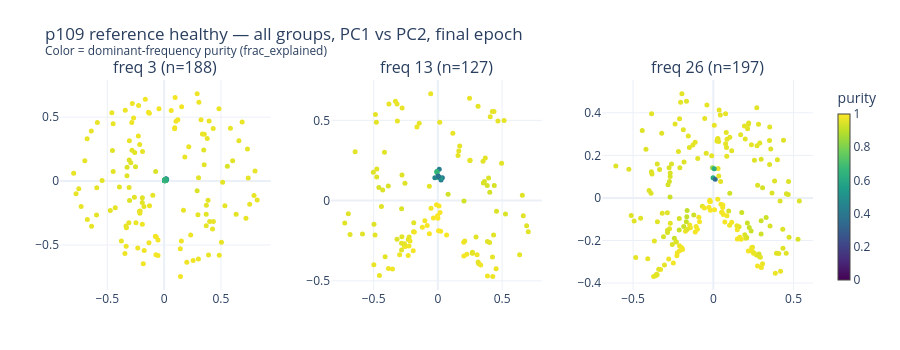
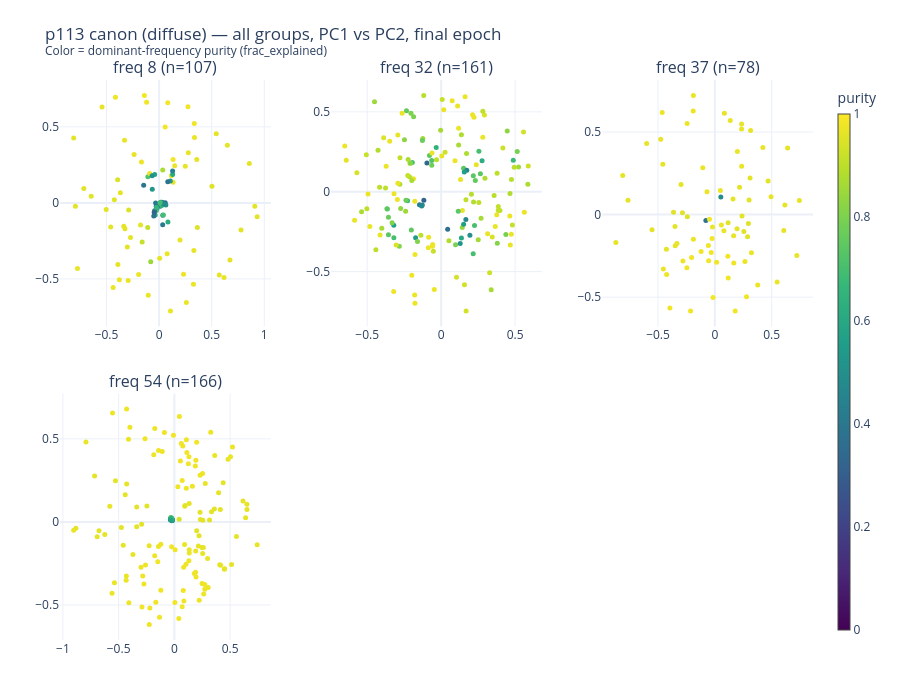
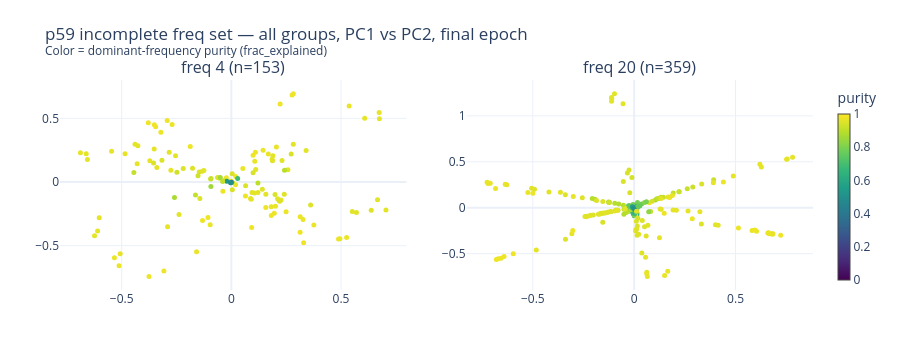
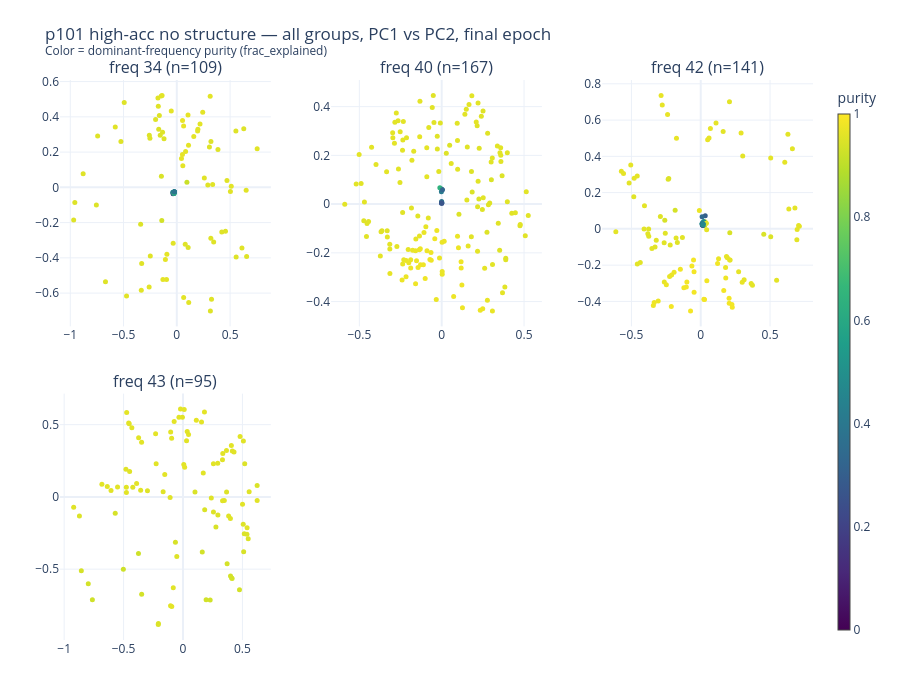

Here is the notebook cell these charts were saved with, in order:
### Markdown cell above
## All groups for each model — PC1 vs PC2 at final epoch

One panel per frequency group, final epoch only. All groups in one figure per model.
Color encodes the neuron's dominant-frequency purity (max frac_explained) — brighter
markers are more specialized neurons.

### Code cell
def render_all_groups_final(model_data, label):
    """One subplot per frequency group, PC1 vs PC2 at final epoch."""
    groups = model_data["groups"]
    loader = model_data["loader"]
    epochs = model_data["epochs"]

    final_snap = loader.load_epoch("parameter_snapshot", epochs[-1])
    W_in = final_snap["W_in"]

    n = len(groups)
    cols = min(n, 3)
    rows = (n + cols - 1) // cols
    subplot_titles = [f"freq {g['freq']} (n={len(g['members'])})" for g in groups]

    fig = make_subplots(rows=rows, cols=cols, subplot_titles=subplot_titles,
                        horizontal_spacing=0.08, vertical_spacing=0.12)

    for idx, group in enumerate(groups):
        row, col = divmod(idx, cols)
        members = group["members"]
        coords = project_onto(W_in[:, members], group["ref_basis"])  # (n_group, 3)

        # Color by dominant-frequency purity
        purity = group["norm_frac"].max(axis=0)  # (n_group,)

        fig.add_trace(
            go.Scatter(
                x=coords[:, 0].tolist(),
                y=coords[:, 1].tolist(),
                mode="markers",
                marker=dict(
                    color=purity.tolist(),
                    colorscale="Viridis",
                    size=5,
                    showscale=(idx == 0),
                    colorbar=dict(title="purity", thickness=12) if idx == 0 else None,
                    cmin=0, cmax=1,
                ),
                showlegend=False,
                hovertemplate="PC1=%{x:.3f}<br>PC2=%{y:.3f}<extra></extra>",
            ),
            row=row + 1, col=col + 1,
        )

    fig.update_layout(
        title=f"{label} — all groups, PC1 vs PC2, final epoch<br>"
              "<sup>Color = dominant-frequency purity (frac_explained)</sup>",
        template="plotly_white",
        height=350 * rows,
        margin=dict(l=60, r=60, t=80, b=60),
    )
    return fig


for prime, seed, data_seed, label in MODELS:
    v = family.get_variant(prime=prime, seed=seed, data_seed=data_seed)
    model_data = load_group_data(v, prime)
    fig = render_all_groups_final(model_data, label)
    fig.show()
    tag = f"p{prime}_s{seed}_ds{data_seed}"
    fig.write_image(str(EXPORT_DIR / f"{tag}_all_groups_final.png"))
